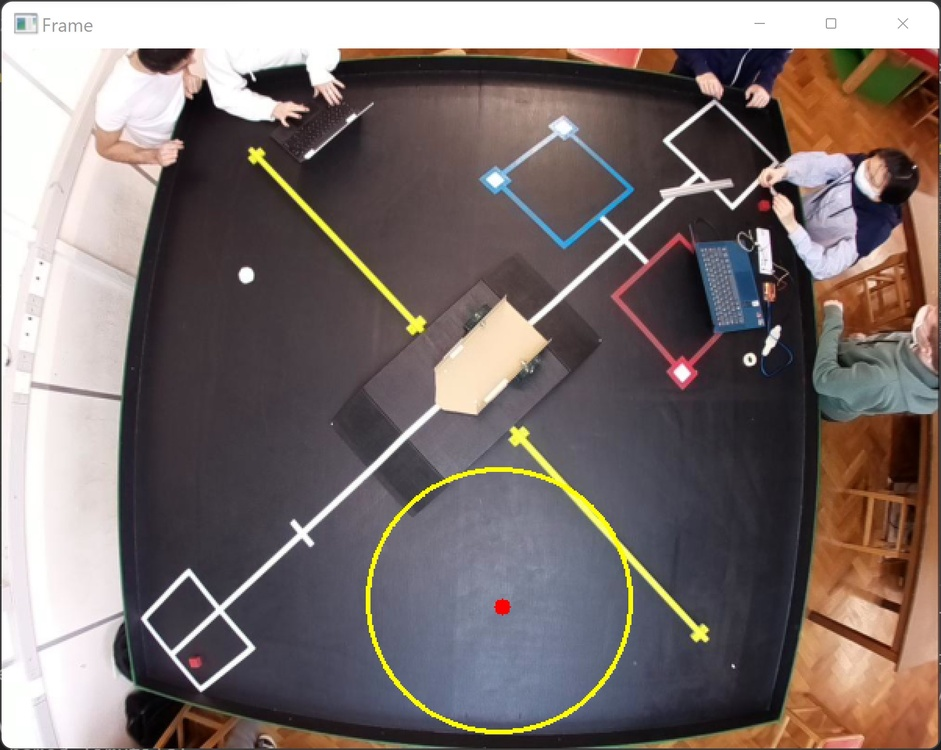
#> input picture cv/1.jpg, 941 x 750 px, shrunk from 1806 x 1440 before the run, given in place of video.mjpeg, which was not available
$ python edge_detection_with_video.py   (older library calls are emulated)
#> lines starting #> are read from the running program, lines starting #| are printed output that depends on the picture; pictures that were not available may be replaced by others from this repository, and a replacement may not be noted
import cv2
print ("starting grab")
cap = cv2.VideoCapture('http://localhost:8081/stream/video.mjpeg')
while True:
    #capture image
    ret, frame = cap.read()
#> frame is the input picture: shape (750, 941, 3); mean B, G, R 110.9, 112.8, 124.4


    #edge detection
    img_gray = cv2.cvtColor(frame, cv2.COLOR_BGR2GRAY)
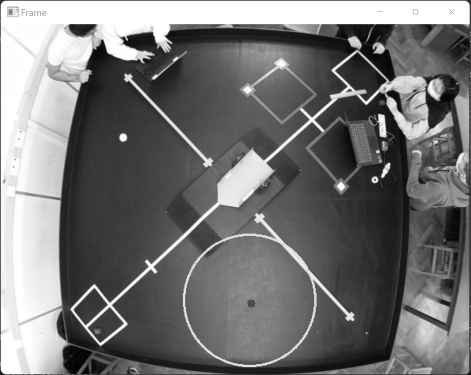
#> img_gray: shape (750, 941) (shown at 1/2 size); min 0, max 255, mean 116
    img_blur = cv2.GaussianBlur(img_gray, (3,3), 0)
    sobelx = cv2.Sobel(src=img_blur, ddepth=cv2.CV_64F, dx=1, dy=0, ksize=5) # Sobel Edge Detection on the X axis
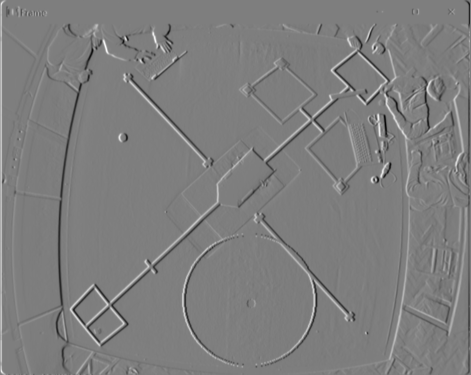
#> sobelx: shape (750, 941) float64 (shown at 1/2 size); min -7713, max 7854, mean -8.6; drawn with min black and max white
    sobely = cv2.Sobel(src=img_blur, ddepth=cv2.CV_64F, dx=0, dy=1, ksize=5) # Sobel Edge Detection on the Y axis
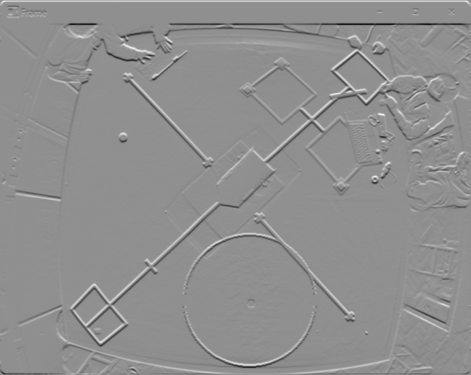
#> sobely: shape (750, 941) float64 (shown at 1/2 size); min -9771, max 7552, mean -10.4; drawn with min black and max white
    sobelxy = cv2.Sobel(src=img_blur, ddepth=cv2.CV_64F, dx=1, dy=1, ksize=5)
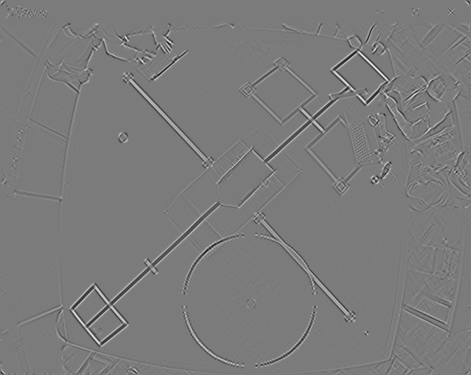
#> sobelxy: shape (750, 941) float64 (shown at 1/2 size); min -1354, max 1437, mean 0; drawn with min black and max white
    frame = cv2.Canny(image=img_blur, threshold1=100, threshold2=200) # Canny Edge Detection
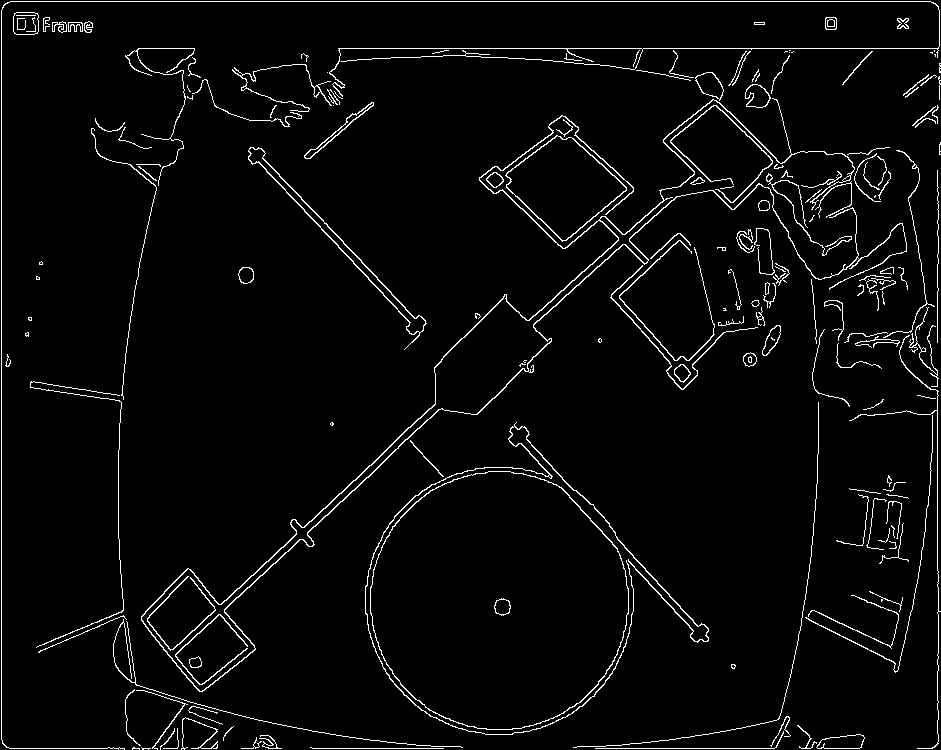
#> frame: shape (750, 941); 3.5% white in thin lines or dots
    #cv2.imshow('Canny Edge Detection', edges)
    #cv2.waitKey(0)

    cv2.imshow('Frame', frame)
    key = cv2.waitKey(1) & 0xFF
#> (key q is pressed here)
    if key == ord('q'):
        break
cap.release()
cv2.destroyAllWindows()
    #print ("after release")
